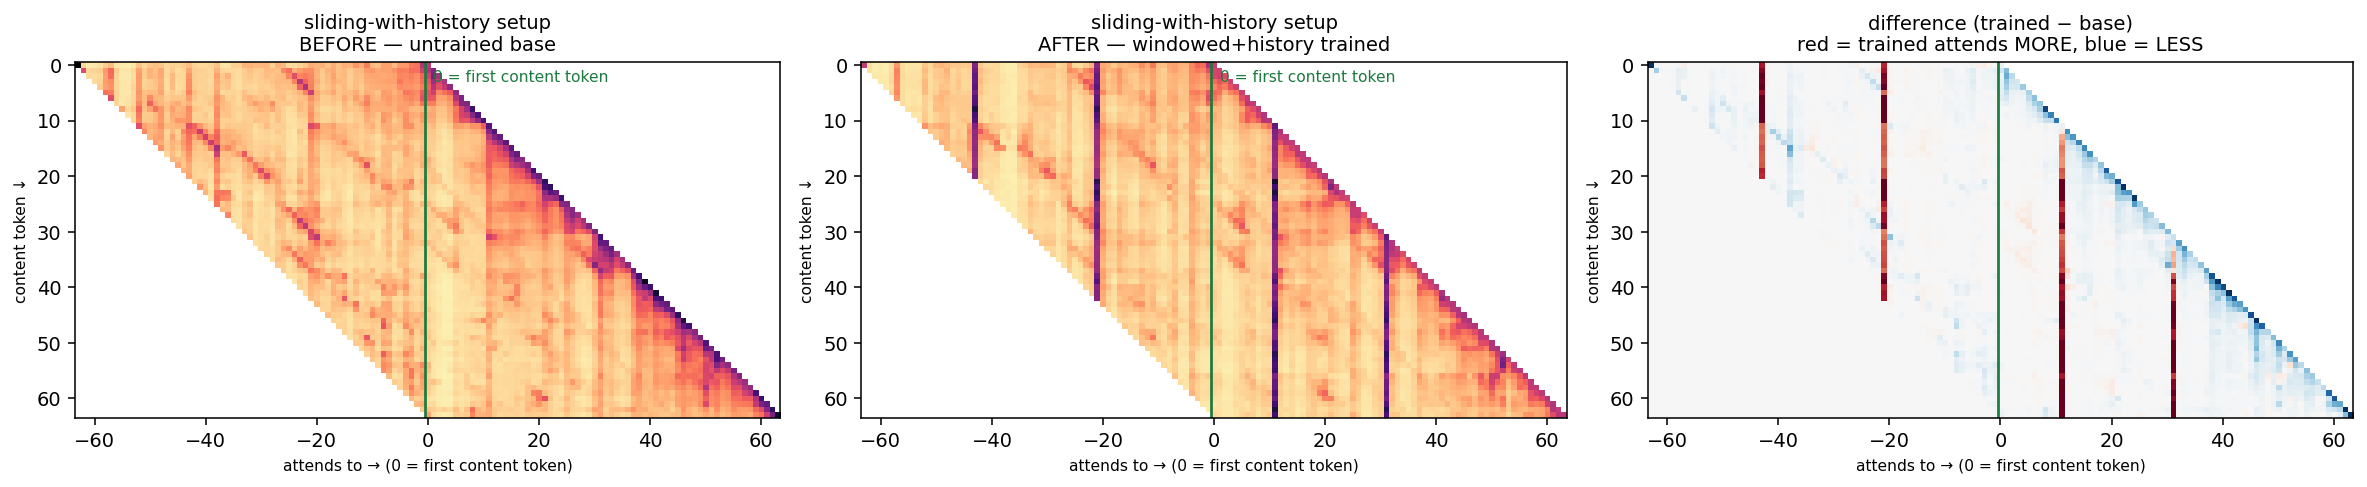

Reproduce this figure in Python.
"""Same wikitext example, same sliding-with-history setup (63-token real history prefix + 64 content, windowed
W=64). Compare the UNTRAINED base model vs the trained sliding_history_64 — and their difference — to isolate
what the windowed+history training changed in the attention (beyond the structural prefix effect). Rows =
content-query attention only; 0 = first content token; non-attended white."""
import torch, os, numpy as np
import matplotlib; matplotlib.use("Agg")
import matplotlib.pyplot as plt
from matplotlib.colors import PowerNorm, TwoSlopeNorm
from transformers import AutoModelForCausalLM, AutoTokenizer
from datasets import load_dataset

dev = "cuda"
EXP = os.path.dirname(os.path.abspath(__file__))
base_id = "Qwen/Qwen2.5-0.5B"
tok = AutoTokenizer.from_pretrained(base_id)
ds = load_dataset("wikitext", "wikitext-103-raw-v1", split="test")
buf = []
for row in ds:
    if row["text"].strip():
        buf.extend(tok(row["text"], add_special_tokens=False).input_ids)
    if len(buf) >= 63 + 64:
        break
HIST, CL, W = 63, 64, 64
hist, content = buf[:HIST], buf[HIST:HIST + CL]


def wmask(T):
    q = torch.arange(T, device=dev)[:, None]; k = torch.arange(T, device=dev)[None, :]
    m = torch.zeros(T, T, device=dev); m.masked_fill_(~((k <= q) & (k > q - W)), float("-inf")); return m[None, None]


def amap(path):
    m = AutoModelForCausalLM.from_pretrained(path, dtype=torch.bfloat16, attn_implementation="eager").to(dev).eval()
    with torch.no_grad():
        out = m(input_ids=torch.tensor([hist + content], device=dev), attention_mask=wmask(HIST + CL), output_attentions=True, use_cache=False)
    A = torch.stack([l[0].float().mean(0) for l in out.attentions]).mean(0).cpu().numpy()[HIST:, :]   # content queries
    del m, out; torch.cuda.empty_cache()
    return A


Ab, At = amap(base_id), amap(EXP + "/models/sliding_history_64")
nrow, ncol = Ab.shape
ext = [-HIST - .5, ncol - HIST - .5, nrow - .5, -.5]
cmap = plt.cm.magma_r.copy(); cmap.set_bad("white")
vmax = max(np.nanmax(np.where(Ab > 1e-6, Ab, np.nan)), np.nanmax(np.where(At > 1e-6, At, np.nan)))
fig, ax = plt.subplots(1, 3, figsize=(17, 4.5))
for a, (name, A) in zip(ax[:2], [("BEFORE — untrained base", Ab), ("AFTER — windowed+history trained", At)]):
    a.imshow(np.where(A > 1e-6, A, np.nan), cmap=cmap, norm=PowerNorm(0.5, vmin=0, vmax=vmax), aspect="equal", interpolation="nearest", extent=ext)
    a.axvline(-.5, color="#1b7a3d", lw=1.4); a.text(1, 3, "0 = first content token", color="#1b7a3d", fontsize=8)
    a.set_title(f"sliding-with-history setup\n{name}", fontsize=10)
    a.set_xlabel("attends to → (0 = first content token)", fontsize=8); a.set_ylabel("content token ↓", fontsize=8)
D = np.where((np.tril(np.ones_like(At), k=HIST) > 0), At - Ab, np.nan)                # difference where attended
dmax = np.nanpercentile(np.abs(D), 99)
ax[2].imshow(D, cmap="RdBu_r", norm=TwoSlopeNorm(0, -dmax, dmax), aspect="equal", interpolation="nearest", extent=ext)
ax[2].axvline(-.5, color="#1b7a3d", lw=1.4)
ax[2].set_title("difference (trained − base)\nred = trained attends MORE, blue = LESS", fontsize=10)
ax[2].set_xlabel("attends to → (0 = first content token)", fontsize=8); ax[2].set_ylabel("content token ↓", fontsize=8)
plt.tight_layout()
plt.savefig(EXP + "/base_vs_trained.png", dpi=140, bbox_inches="tight"); print("wrote base_vs_trained.png"); print("BVT_DONE")
